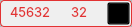
   <widget class="QFrame" name="frame_short_4">
    <property name="geometry">
     <rect>
      <x>186</x>
      <y>415</y>
      <width>132</width>
      <height>27</height>
     </rect>
    </property>
    <property name="frameShape">
     <enum>QFrame::StyledPanel</enum>
    </property>
    <property name="frameShadow">
     <enum>QFrame::Raised</enum>
    </property>
    <widget class="QLabel" name="border_short_4">
     <property name="geometry">
      <rect>
       <x>0</x>
       <y>0</y>
       <width>132</width>
       <height>27</height>
      </rect>
     </property>
     <property name="styleSheet">
      <string notr="true">border-radius: 4px; 
border:1px solid #E23232;</string>
     </property>
     <property name="text">
      <string/>
     </property>
    </widget>
    <widget class="QLabel" name="label_short_4">
     <property name="geometry">
      <rect>
       <x>10</x>
       <y>2</y>
       <width>49</width>
       <height>21</height>
      </rect>
     </property>
     <property name="font">
      <font>
       <family>Inter</family>
       <pointsize>10</pointsize>
      </font>
     </property>
     <property name="styleSheet">
      <string notr="true">color:#E23232</string>
     </property>
     <property name="text">
      <string>45632</string>
     </property>
    </widget>
    <widget class="QLabel" name="label_sl_short_4">
     <property name="geometry">
      <rect>
       <x>71</x>
       <y>2</y>
       <width>30</width>
       <height>21</height>
      </rect>
     </property>
     <property name="font">
      <font>
       <family>Inter</family>
       <pointsize>10</pointsize>
      </font>
     </property>
     <property name="styleSheet">
      <string notr="true">color:#E23232</string>
     </property>
     <property name="text">
      <string>32</string>
     </property>
    </widget>
    <widget class="QPushButton" name="btn_short_cancel_4">
     <property name="geometry">
      <rect>
       <x>107</x>
       <y>2</y>
       <width>23</width>
       <height>23</height>
      </rect>
     </property>
     <property name="palette">
      <palette>
       <active>
        <colorrole role="WindowText">
         <brush brushstyle="SolidPattern">
          <color alpha="255">
           <red>0</red>
           <green>0</green>
           <blue>0</blue>
          </color>
         </brush>
        </colorrole>
        <colorrole role="Button">
         <brush brushstyle="SolidPattern">
          <color alpha="0">
           <red>0</red>
           <green>0</green>
           <blue>0</blue>
          </color>
         </brush>
        </colorrole>
        <colorrole role="Text">
         <brush brushstyle="SolidPattern">
          <color alpha="255">
           <red>0</red>
           <green>0</green>
           <blue>0</blue>
          </color>
         </brush>
        </colorrole>
        <colorrole role="ButtonText">
         <brush brushstyle="SolidPattern">
          <color alpha="255">
           <red>0</red>
           <green>0</green>
           <blue>0</blue>
          </color>
         </brush>
        </colorrole>
        <colorrole role="Base">
         <brush brushstyle="SolidPattern">
          <color alpha="0">
           <red>0</red>
           <green>0</green>
           <blue>0</blue>
          </color>
         </brush>
        </colorrole>
        <colorrole role="Window">
         <brush brushstyle="SolidPattern">
          <color alpha="0">
           <red>0</red>
           <green>0</green>
           <blue>0</blue>
          </color>
         </brush>
        </colorrole>
       </active>
       <inactive>
        <colorrole role="WindowText">
         <brush brushstyle="SolidPattern">
          <color alpha="255">
           <red>0</red>
           <green>0</green>
           <blue>0</blue>
          </color>
         </brush>
        </colorrole>
        <colorrole role="Button">
         <brush brushstyle="SolidPattern">
          <color alpha="0">
           <red>0</red>
           <green>0</green>
           <blue>0</blue>
          </color>
         </brush>
        </colorrole>
        <colorrole role="Text">
         <brush brushstyle="SolidPattern">
          <color alpha="255">
           <red>0</red>
           <green>0</green>
           <blue>0</blue>
          </color>
         </brush>
        </colorrole>
        <colorrole role="ButtonText">
         <brush brushstyle="SolidPattern">
          <color alpha="255">
           <red>0</red>
           <green>0</green>
           <blue>0</blue>
          </color>
         </brush>
        </colorrole>
        <colorrole role="Base">
         <brush brushstyle="SolidPattern">
          <color alpha="0">
           <red>0</red>
           <green>0</green>
           <blue>0</blue>
          </color>
         </brush>
        </colorrole>
        <colorrole role="Window">
         <brush brushstyle="SolidPattern">
          <color alpha="0">
           <red>0</red>
           <green>0</green>
           <blue>0</blue>
          </color>
         </brush>
        </colorrole>
       </inactive>
       <disabled>
        <colorrole role="WindowText">
         <brush brushstyle="SolidPattern">
          <color alpha="255">
           <red>0</red>
           <green>0</green>
           <blue>0</blue>
          </color>
         </brush>
        </colorrole>
        <colorrole role="Button">
         <brush brushstyle="SolidPattern">
          <color alpha="0">
           <red>0</red>
           <green>0</green>
           <blue>0</blue>
          </color>
         </brush>
        </colorrole>
        <colorrole role="Text">
         <brush brushstyle="SolidPattern">
          <color alpha="255">
           <red>0</red>
           <green>0</green>
           <blue>0</blue>
          </color>
         </brush>
        </colorrole>
        <colorrole role="ButtonText">
         <brush brushstyle="SolidPattern">
          <color alpha="255">
           <red>0</red>
           <green>0</green>
           <blue>0</blue>
          </color>
         </brush>
        </colorrole>
        <colorrole role="Base">
         <brush brushstyle="SolidPattern">
          <color alpha="0">
           <red>0</red>
           <green>0</green>
           <blue>0</blue>
          </color>
         </brush>
        </colorrole>
        <colorrole role="Window">
         <brush brushstyle="SolidPattern">
          <color alpha="0">
           <red>0</red>
           <green>0</green>
           <blue>0</blue>
          </color>
         </brush>
        </colorrole>
       </disabled>
      </palette>
     </property>
     <property name="font">
      <font/>
     </property>
     <property name="styleSheet">
      <string notr="true">  background:#00000000</string>
     </property>
     <property name="text">
      <string/>
     </property>
     <property name="icon">
      <iconset>
       <normaloff>../../icons/btn_cancel_trade.png</normaloff>../../icons/btn_cancel_trade.png</iconset>
     </property>
     <property name="iconSize">
      <size>
       <width>22</width>
       <height>22</height>
      </size>
     </property>
     <property name="autoDefault">
      <bool>false</bool>
     </property>
     <property name="default">
      <bool>false</bool>
     </property>
     <property name="flat">
      <bool>false</bool>
     </property>
    </widget>
   </widget>
